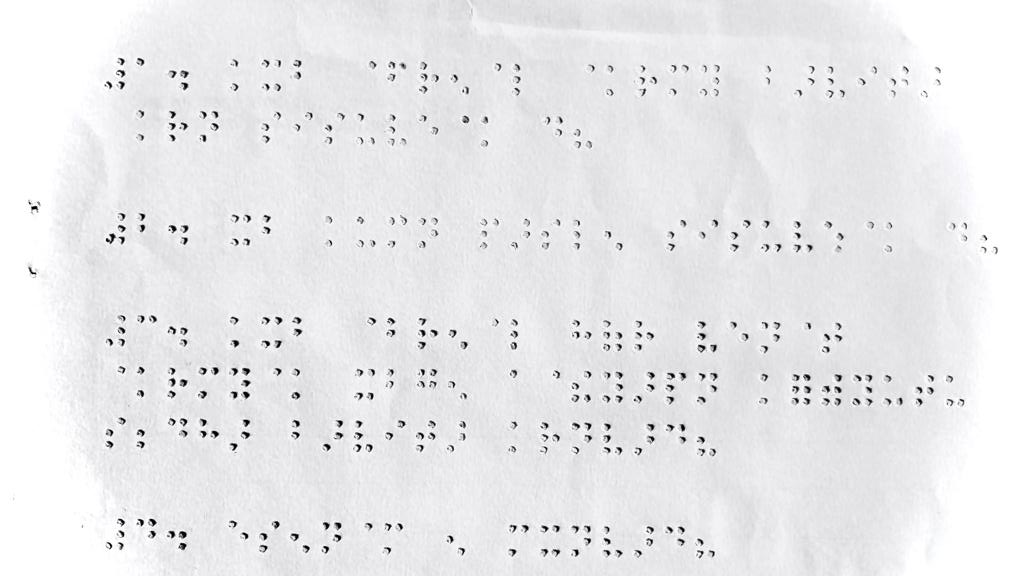
#> input picture TestingImages/aaa.jpeg, 1024 x 576 px
$ python Seg5.py
#> lines starting #> are read from the running program, lines starting #| are printed output that depends on the picture; after the words box and inside, x2 and y2 are one past the last pixel; in counts of white or black regions, pixels touching at a corner belong together
# [199 lines of commented-out code are left out]


import cv2
import numpy as np
import os

def preprocess_image(image_path):
#> called with image_path = 'TestingImages/aaa.jpeg'
    img = cv2.imread(image_path, cv2.IMREAD_GRAYSCALE)
#> img: shape (576, 1024); min 0, max 255, mean 232.6
    img_blurred = cv2.GaussianBlur(img, (5, 5), 0)
    img_thresh = cv2.adaptiveThreshold(img_blurred, 255, cv2.ADAPTIVE_THRESH_GAUSSIAN_C, cv2.THRESH_BINARY_INV, 11, 2)
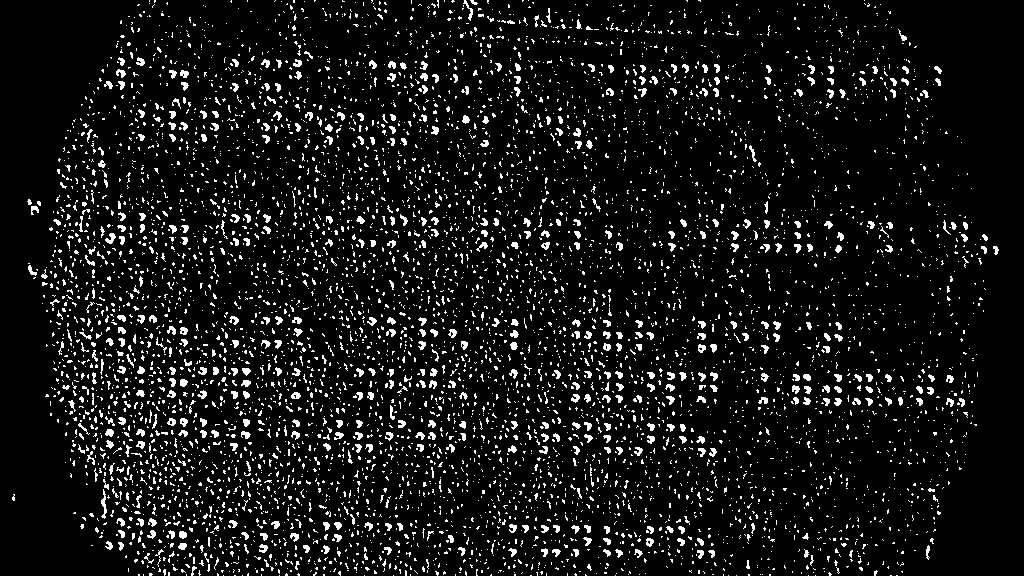
#> img_thresh: shape (576, 1024); 8% white in thin lines or dots
    kernel = np.ones((3, 3), np.uint8)
    img_morph = cv2.morphologyEx(img_thresh, cv2.MORPH_CLOSE, kernel)
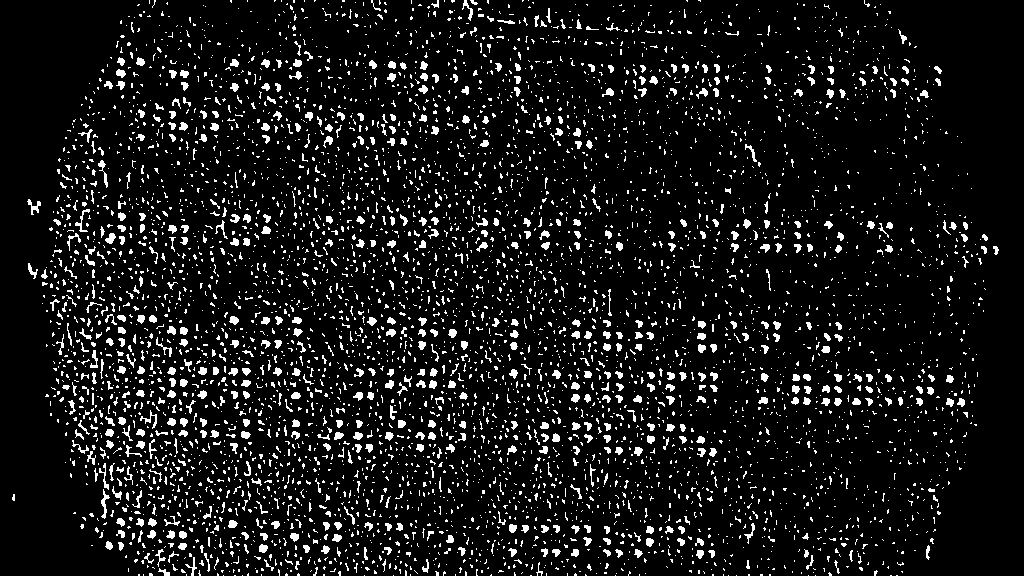
#> img_morph: shape (576, 1024); 8.6% white in thin lines or dots
#> further down, image is the input picture: shape (576, 1024, 3); mean B, G, R 234.3, 232.5, 232.5
    return img_morph

def segment_braille_groups(preprocessed_image):
    num_labels, _, stats, _ = cv2.connectedComponentsWithStats(preprocessed_image)
#> num_labels = 5581
    min_area = 50
    filtered_stats = [s for s in stats if s[cv2.CC_STAT_AREA] > min_area]
#> filtered_stats = 101 items, first 6: [0, 0, 1024, 576, 538846], [462, 0, 11, 21, 73], [136, 57, 9, 9, 56], [230, 59, 9, 8, 51], [261, 59, 9, 9, 51], [293, 59, 9, 8, 53]
    sorted_stats = sorted(filtered_stats, key=lambda s: s[cv2.CC_STAT_TOP])
#> sorted_stats has the same summary as filtered_stats

    braille_groups = []
    group_cells = []
    prev_y = sorted_stats[0][cv2.CC_STAT_TOP]
#> prev_y = 0

    for s in sorted_stats:
        x, y, w, h, _ = s
        if y - prev_y > 2 * h:
            braille_groups.append(group_cells)
            group_cells = []

        group = preprocessed_image[y:y + 3 * h, x:x + 2 * w]
        group_cells.append((group, x, y, 2 * w, 3 * h))
        prev_y = y
#> this loop made 101 passes
#> (s, x, y, w, h, prev_y) on passes 1 to 12: ([0, 0, 1024, 576, 538846], 0, 0, 1024, 576, 0), ([462, 0, 11, 21, 73], 462, 0, 11, 21, 0), ([136, 57, 9, 9, 56], 136, 57, 9, 9, 57), ([230, 59, 9, 8, 51], 230, 59, 9, 8, 59), ([261, 59, 9, 9, 51], 261, 59, 9, 9, 59), ([293, 59, 9, 8, 53], 293, 59, 9, 8, 59), ([116, 69, 10, 9, 60], 116, 69, 10, 9, 69), ([180, 70, 9, 8, 53], 180, 70, 9, 8, 70), ([289, 71, 13, 9, 53], 289, 71, 13, 9, 71), ([387, 73, 9, 9, 54], 387, 73, 9, 9, 73), ([230, 83, 9, 9, 51], 230, 83, 9, 9, 83), ([418, 85, 10, 9, 52], 418, 85, 10, 9, 85)
#> (x, y, w, h) on pass 87: (164, 516, 16, 10)
#> pass 2, in segment_braille_groups, `group = preprocessed_image[y:y + 3 * h, x:x + 2 * w]`:
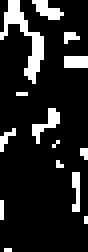
#> group: shape (63, 22) (shown 4 times larger); 13.9% white in thin lines or dots
#> after the loop, braille_groups = 6 items

    braille_groups.append(group_cells)
    return braille_groups


if __name__ == "__main__":
    image_path = "TestingImages/aaa.jpeg"
    output_dir = "OutputImages"

    if not os.path.exists(output_dir):
        os.makedirs(output_dir)

    preprocessed_image = preprocess_image(image_path)
    image = cv2.imread(image_path)

    braille_groups = segment_braille_groups(preprocessed_image)
#> braille_groups = 7 items
    marked_image = image.copy()

    # Save the segmented Braille character groups and draw green lines on the marked_image
    for i, group in enumerate(braille_groups):
        for j, (group_img, x, y, w, h) in enumerate(group):
            cv2.imwrite(os.path.join(output_dir, f"Group_{i}-{j}.png"), group_img)

            cv2.rectangle(marked_image, (x, y), (x + w, y + h), (0, 255, 0), 2)

        cv2.imshow("Marked Image", marked_image)
        cv2.waitKey(0)
        cv2.destroyAllWindows()
#> this loop made 7 passes
#> pass 1, `cv2.imshow("Marked Image", marked_image)`:
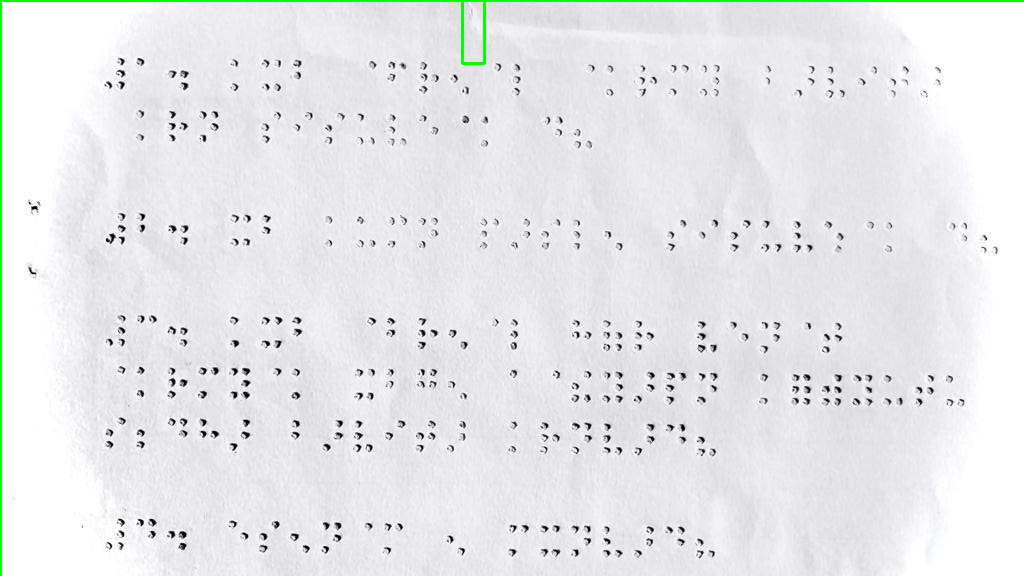
#> window 'Marked Image': shape (576, 1024, 3); mean B, G, R 232.8, 232.6, 231.1
#> pass 2, `cv2.imwrite(os.path.join(output_dir, f"Group_{i}-{j}.png"), group_img)`:
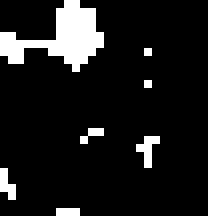
#> saved as Group_1-6.png: shape (27, 26) (shown 8 times larger); 10.3% white; 7 white regions (6 under 20 px), largest, box (x1, y1, x2, y2) and area: (0, 0, 13, 9) 53
#> pass 2, `cv2.imwrite(os.path.join(output_dir, f"Group_{i}-{j}.png"), group_img)`:
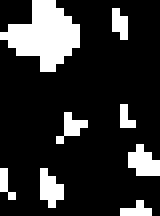
#> saved as Group_1-9.png: shape (27, 20) (shown 8 times larger); 18.3% white; 8 white regions (7 under 20 px), largest, box (x1, y1, x2, y2) and area: (0, 0, 10, 9) 52
#> after the loop:
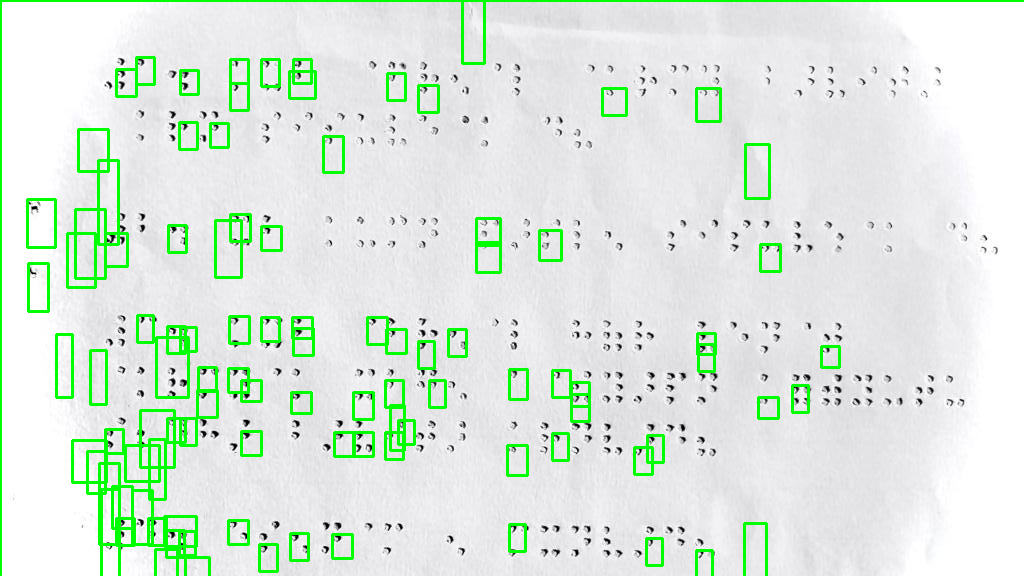
#> marked_image: shape (576, 1024, 3); 5.48% of pixels changed, all inside (x1, y1, x2, y2) = (0, 0, 1024, 576)
